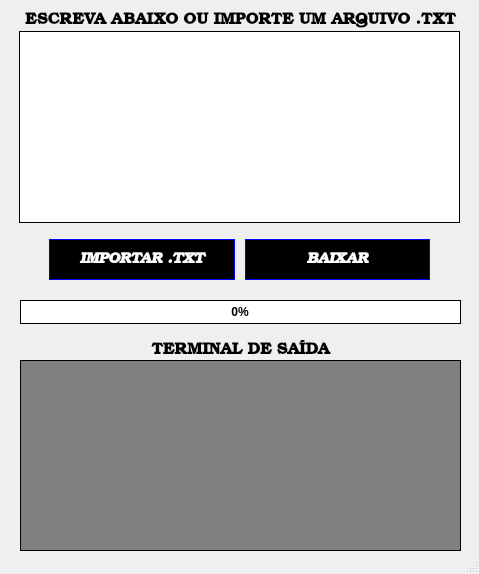
<?xml version="1.0" encoding="UTF-8"?>
<ui version="4.0">
 <class>MainWindow</class>
 <widget class="QMainWindow" name="MainWindow">
  <property name="windowModality">
   <enum>Qt::NonModal</enum>
  </property>
  <property name="geometry">
   <rect>
    <x>0</x>
    <y>0</y>
    <width>479</width>
    <height>574</height>
   </rect>
  </property>
  <property name="cursor">
   <cursorShape>ArrowCursor</cursorShape>
  </property>
  <property name="acceptDrops">
   <bool>false</bool>
  </property>
  <property name="windowTitle">
   <string>MonkeyTube Downloader</string>
  </property>
  <property name="windowIcon">
   <iconset>
    <normaloff>monki.ico</normaloff>monki.ico</iconset>
  </property>
  <property name="autoFillBackground">
   <bool>false</bool>
  </property>
  <property name="styleSheet">
   <string notr="true"/>
  </property>
  <property name="iconSize">
   <size>
    <width>24</width>
    <height>24</height>
   </size>
  </property>
  <property name="toolButtonStyle">
   <enum>Qt::ToolButtonIconOnly</enum>
  </property>
  <property name="animated">
   <bool>true</bool>
  </property>
  <property name="documentMode">
   <bool>false</bool>
  </property>
  <property name="tabShape">
   <enum>QTabWidget::Rounded</enum>
  </property>
  <property name="dockNestingEnabled">
   <bool>false</bool>
  </property>
  <widget class="QWidget" name="centralwidget">
   <widget class="QLabel" name="label">
    <property name="geometry">
     <rect>
      <x>20</x>
      <y>10</y>
      <width>441</width>
      <height>20</height>
     </rect>
    </property>
    <property name="font">
     <font>
      <family>Bookman Old Style</family>
      <pointsize>12</pointsize>
      <italic>false</italic>
      <bold>true</bold>
     </font>
    </property>
    <property name="text">
     <string>ESCREVA ABAIXO OU IMPORTE UM ARQUIVO .TXT</string>
    </property>
    <property name="alignment">
     <set>Qt::AlignCenter</set>
    </property>
   </widget>
   <widget class="QTextEdit" name="txtSongs">
    <property name="geometry">
     <rect>
      <x>19</x>
      <y>31</y>
      <width>441</width>
      <height>192</height>
     </rect>
    </property>
    <property name="styleSheet">
     <string notr="true">border: 1px solid black</string>
    </property>
    <property name="lineWrapMode">
     <enum>QTextEdit::WidgetWidth</enum>
    </property>
    <property name="html">
     <string>&lt;!DOCTYPE HTML PUBLIC &quot;-//W3C//DTD HTML 4.0//EN&quot; &quot;http://www.w3.org/TR/REC-html40/strict.dtd&quot;&gt;
&lt;html&gt;&lt;head&gt;&lt;meta name=&quot;qrichtext&quot; content=&quot;1&quot; /&gt;&lt;meta charset=&quot;utf-8&quot; /&gt;&lt;style type=&quot;text/css&quot;&gt;
p, li { white-space: pre-wrap; }
hr { height: 1px; border-width: 0; }
&lt;/style&gt;&lt;/head&gt;&lt;body style=&quot; font-family:'Segoe UI'; font-size:9pt; font-weight:400; font-style:normal;&quot;&gt;
&lt;p style=&quot;-qt-paragraph-type:empty; margin-top:0px; margin-bottom:0px; margin-left:0px; margin-right:0px; -qt-block-indent:0; text-indent:0px;&quot;&gt;&lt;br /&gt;&lt;/p&gt;&lt;/body&gt;&lt;/html&gt;</string>
    </property>
    <property name="placeholderText">
     <string/>
    </property>
   </widget>
   <widget class="QWidget" name="horizontalLayoutWidget">
    <property name="geometry">
     <rect>
      <x>19</x>
      <y>229</y>
      <width>441</width>
      <height>61</height>
     </rect>
    </property>
    <layout class="QHBoxLayout" name="horizontalLayout" stretch="0,0">
     <property name="spacing">
      <number>10</number>
     </property>
     <property name="leftMargin">
      <number>30</number>
     </property>
     <property name="topMargin">
      <number>10</number>
     </property>
     <property name="rightMargin">
      <number>30</number>
     </property>
     <property name="bottomMargin">
      <number>10</number>
     </property>
     <item>
      <widget class="QPushButton" name="btImportTxt">
       <property name="sizePolicy">
        <sizepolicy hsizetype="Minimum" vsizetype="Expanding">
         <horstretch>0</horstretch>
         <verstretch>0</verstretch>
        </sizepolicy>
       </property>
       <property name="font">
        <font>
         <family>Bookman Old Style</family>
         <pointsize>11</pointsize>
         <italic>true</italic>
         <bold>true</bold>
        </font>
       </property>
       <property name="cursor">
        <cursorShape>PointingHandCursor</cursorShape>
       </property>
       <property name="mouseTracking">
        <bool>true</bool>
       </property>
       <property name="styleSheet">
        <string notr="true">background-color: black; color: white; border: 1px solid blue</string>
       </property>
       <property name="text">
        <string>IMPORTAR .TXT</string>
       </property>
      </widget>
     </item>
     <item>
      <widget class="QPushButton" name="btDownload">
       <property name="enabled">
        <bool>true</bool>
       </property>
       <property name="sizePolicy">
        <sizepolicy hsizetype="Minimum" vsizetype="Expanding">
         <horstretch>0</horstretch>
         <verstretch>0</verstretch>
        </sizepolicy>
       </property>
       <property name="font">
        <font>
         <family>Bookman Old Style</family>
         <pointsize>11</pointsize>
         <italic>true</italic>
         <bold>true</bold>
        </font>
       </property>
       <property name="cursor">
        <cursorShape>PointingHandCursor</cursorShape>
       </property>
       <property name="mouseTracking">
        <bool>true</bool>
       </property>
       <property name="layoutDirection">
        <enum>Qt::LeftToRight</enum>
       </property>
       <property name="autoFillBackground">
        <bool>false</bool>
       </property>
       <property name="styleSheet">
        <string notr="true">background-color: black; color: white; border: 1px solid blue</string>
       </property>
       <property name="text">
        <string>BAIXAR</string>
       </property>
       <property name="checkable">
        <bool>false</bool>
       </property>
       <property name="checked">
        <bool>false</bool>
       </property>
       <property name="autoRepeat">
        <bool>false</bool>
       </property>
       <property name="autoExclusive">
        <bool>false</bool>
       </property>
       <property name="autoDefault">
        <bool>false</bool>
       </property>
       <property name="default">
        <bool>false</bool>
       </property>
       <property name="flat">
        <bool>false</bool>
       </property>
      </widget>
     </item>
    </layout>
   </widget>
   <widget class="QProgressBar" name="progressBar">
    <property name="enabled">
     <bool>true</bool>
    </property>
    <property name="geometry">
     <rect>
      <x>20</x>
      <y>300</y>
      <width>441</width>
      <height>24</height>
     </rect>
    </property>
    <property name="font">
     <font>
      <bold>true</bold>
     </font>
    </property>
    <property name="cursor">
     <cursorShape>ArrowCursor</cursorShape>
    </property>
    <property name="focusPolicy">
     <enum>Qt::NoFocus</enum>
    </property>
    <property name="contextMenuPolicy">
     <enum>Qt::ActionsContextMenu</enum>
    </property>
    <property name="acceptDrops">
     <bool>false</bool>
    </property>
    <property name="autoFillBackground">
     <bool>false</bool>
    </property>
    <property name="styleSheet">
     <string notr="true">QProgressBar
{
border: 1px solid black;
border-radius: 15px;
color: black;
}
QProgressBar::chunk 
{
background-color: rgb(151, 200, 124);
border-radius :15px;
}      </string>
    </property>
    <property name="value">
     <number>0</number>
    </property>
    <property name="alignment">
     <set>Qt::AlignCenter</set>
    </property>
    <property name="textVisible">
     <bool>true</bool>
    </property>
    <property name="orientation">
     <enum>Qt::Horizontal</enum>
    </property>
    <property name="invertedAppearance">
     <bool>false</bool>
    </property>
    <property name="textDirection">
     <enum>QProgressBar::TopToBottom</enum>
    </property>
   </widget>
   <widget class="QLabel" name="label_2">
    <property name="geometry">
     <rect>
      <x>20</x>
      <y>340</y>
      <width>441</width>
      <height>20</height>
     </rect>
    </property>
    <property name="sizePolicy">
     <sizepolicy hsizetype="Preferred" vsizetype="Preferred">
      <horstretch>0</horstretch>
      <verstretch>0</verstretch>
     </sizepolicy>
    </property>
    <property name="baseSize">
     <size>
      <width>0</width>
      <height>0</height>
     </size>
    </property>
    <property name="font">
     <font>
      <family>Bookman Old Style</family>
      <pointsize>12</pointsize>
      <italic>false</italic>
      <bold>true</bold>
     </font>
    </property>
    <property name="text">
     <string>TERMINAL DE SAÍDA</string>
    </property>
    <property name="alignment">
     <set>Qt::AlignCenter</set>
    </property>
   </widget>
   <widget class="QTextEdit" name="txtTerminal">
    <property name="enabled">
     <bool>true</bool>
    </property>
    <property name="geometry">
     <rect>
      <x>20</x>
      <y>360</y>
      <width>441</width>
      <height>191</height>
     </rect>
    </property>
    <property name="font">
     <font>
      <italic>true</italic>
      <bold>false</bold>
     </font>
    </property>
    <property name="cursor" stdset="0">
     <cursorShape>ArrowCursor</cursorShape>
    </property>
    <property name="autoFillBackground">
     <bool>false</bool>
    </property>
    <property name="styleSheet">
     <string notr="true">background-color: gray; border: 1px solid black</string>
    </property>
    <property name="inputMethodHints">
     <set>Qt::ImhNone</set>
    </property>
    <property name="frameShape">
     <enum>QFrame::StyledPanel</enum>
    </property>
    <property name="frameShadow">
     <enum>QFrame::Sunken</enum>
    </property>
    <property name="lineWidth">
     <number>2</number>
    </property>
    <property name="midLineWidth">
     <number>2</number>
    </property>
    <property name="sizeAdjustPolicy">
     <enum>QAbstractScrollArea::AdjustToContentsOnFirstShow</enum>
    </property>
    <property name="lineWrapMode">
     <enum>QTextEdit::WidgetWidth</enum>
    </property>
    <property name="readOnly">
     <bool>true</bool>
    </property>
    <property name="markdown">
     <string/>
    </property>
    <property name="html">
     <string>&lt;!DOCTYPE HTML PUBLIC &quot;-//W3C//DTD HTML 4.0//EN&quot; &quot;http://www.w3.org/TR/REC-html40/strict.dtd&quot;&gt;
&lt;html&gt;&lt;head&gt;&lt;meta name=&quot;qrichtext&quot; content=&quot;1&quot; /&gt;&lt;meta charset=&quot;utf-8&quot; /&gt;&lt;style type=&quot;text/css&quot;&gt;
p, li { white-space: pre-wrap; }
hr { height: 1px; border-width: 0; }
&lt;/style&gt;&lt;/head&gt;&lt;body style=&quot; font-family:'Segoe UI'; font-size:9pt; font-weight:400; font-style:italic;&quot;&gt;
&lt;p style=&quot;-qt-paragraph-type:empty; margin-top:0px; margin-bottom:0px; margin-left:0px; margin-right:0px; -qt-block-indent:0; text-indent:0px;&quot;&gt;&lt;br /&gt;&lt;/p&gt;&lt;/body&gt;&lt;/html&gt;</string>
    </property>
    <property name="acceptRichText">
     <bool>true</bool>
    </property>
    <property name="cursorWidth">
     <number>1</number>
    </property>
    <property name="placeholderText">
     <string/>
    </property>
   </widget>
  </widget>
  <widget class="QStatusBar" name="statusbar"/>
 </widget>
 <resources/>
 <connections/>
</ui>
